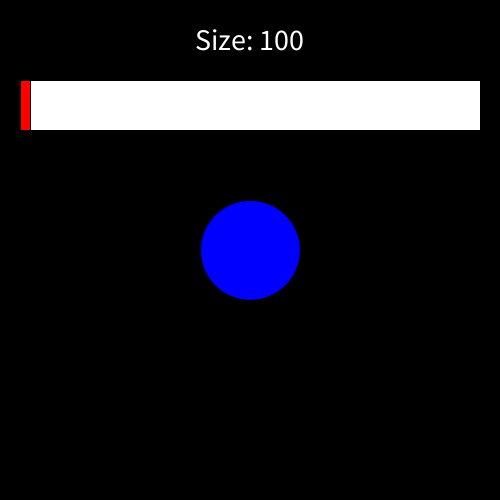
Frame 1 (no input)
Frame 60 (the mouse pressed at the canvas centre just before this capture): identical to frame 1, image omitted
Frame 120 (the mouse held since frame 60 and released just before this capture): identical to frame 1, image omitted

The Processing sketch that drew this single still picture (run headless with seeded random() and noise(); from frame 60 on, the mouse is pressed at the canvas centre):

// Processing sketch: ex06_project_01
// ── ex06_project_01.pde
// 슬라이더로 원의 크기 조절

int x = 20, y = 80, w = 460, h = 50;
float size = 100, slider = 20;

void setup() {
  size(500, 500);
}

void draw() {
  background(0);
  if (mousePressed) {
    if ((x <= mouseX && mouseX <= x+w) && (y <= mouseY && mouseY <= y+h)) {
      slider = mouseX;
      size = map(slider, x, x+w, 100, width);
    }
  }
  fill(0, 0, 255);
  ellipse(width/2, height/2, size, size);

  fill(255);
  textSize(30);
  textAlign(CENTER);
  text("Size: " + (int)size, width/2, 50);

  rect(x, y, w, h);
  fill(255, 0, 0);
  rect(slider, y, 10, h);
}
